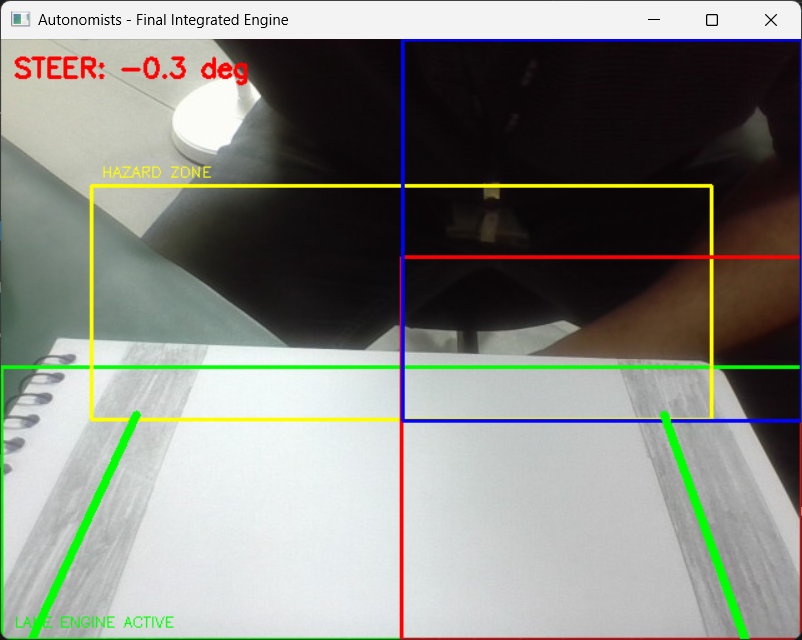
#> input picture src/perception/roi_active_lane_detection.png, 802 x 640 px, given in place of the camera
$ python roi_lane_detection.py
#> lines starting #> are read from the running program, lines starting #| are printed output that depends on the picture; after the words box and inside, x2 and y2 are one past the last pixel; in counts of white or black regions, pixels touching at a corner belong together
import cv2
import numpy as np
import math
from collections import deque

# --- Global Buffers & State ---
lane_buffer = deque(maxlen=5)
angle_buffer = deque(maxlen=25)
current_canny_low = 50
current_canny_high = 150

# --- Calibrated ROI Constants ---
LANE_ROI = [262, 480, 0, 640]
HAZARD_ROI = [117, 304, 72, 568]
SEMAPHORE_ROI = [174, 480, 320, 640]
SIGNAL_ROI = [0, 305, 321, 640]

def closed_loop_edge_detection(roi_frame):
    global current_canny_low, current_canny_high

    gray = cv2.cvtColor(roi_frame, cv2.COLOR_BGR2GRAY)
    blur = cv2.GaussianBlur(gray, (7, 7), 0)

    # Adaptive Thresholding for varying light
    thresh = cv2.adaptiveThreshold(blur, 255, cv2.ADAPTIVE_THRESH_GAUSSIAN_C,
                                   cv2.THRESH_BINARY_INV, 11, 2)

    # Dynamic Canny Adjustment
    edges = cv2.Canny(thresh, current_canny_low, current_canny_high)
    edge_density = np.sum(edges == 255) / edges.size

    # Autocorrection Logic
    if edge_density > 0.03:
        current_canny_low += 2
        current_canny_high += 2
    elif edge_density < 0.01:
        current_canny_low -= 2
        current_canny_high -= 2

    current_canny_low = np.clip(current_canny_low, 10, 100)
    current_canny_high = np.clip(current_canny_high, 100, 250)
    return edges

def average_slope_intercept(lines, y_offset):
    if lines is None:
        return list(lane_buffer)[-1] if lane_buffer else []

    left_fit, right_fit = [], []
    for line in lines:
        for x1, y1, x2, y2 in line:
            if x1 == x2: continue
            fit = np.polyfit((x1, x2), (y1 + y_offset, y2 + y_offset), 1)
            slope, intercept = fit[0], fit[1]
            if slope < -0.3: left_fit.append((slope, intercept))
            elif slope > 0.3: right_fit.append((slope, intercept))

    def make_pts(slope, intercept):
        y1, y2 = 480, 320
        x1 = int((y1 - intercept) / slope)
        x2 = int((y2 - intercept) / slope)
        return [[x1, y1, x2, y2]]

    lanes = []
    if left_fit: lanes.append(make_pts(*np.average(left_fit, axis=0)))
    if right_fit: lanes.append(make_pts(*np.average(right_fit, axis=0)))
    if lanes: lane_buffer.append(lanes)
    return lanes

def draw_hud(frame, lanes, steer_angle, x_offset):
    hud = frame.copy()

    # Draw ROIs
    cv2.rectangle(hud, (0, 262), (640, 480), (0, 255, 0), 2)
    cv2.rectangle(hud, (72, 117), (568, 304), (0, 255, 255), 2)
    cv2.rectangle(hud, (320, 174), (640, 480), (0, 0, 255), 2)
    cv2.rectangle(hud, (321, 0), (640, 305), (255, 0, 0), 2)

    # Dynamic Offset Line
    origin_x, origin_y = 320, 480
    target_x = 320 + x_offset
    cv2.line(hud, (origin_x, origin_y), (int(target_x), 300), (0, 0, 255), 4)

    # Lane Overlays
    for line in lanes:
        for x1, y1, x2, y2 in line:
            cv2.line(hud, (x1, y1), (x2, y2), (0, 255, 0), 5)

    cv2.putText(hud, f"STEER: {steer_angle-90:.1f}deg", (10, 40), 1, 1.5, (0,0,255), 2)
    return hud

# --- Main Execution ---
cap = cv2.VideoCapture(0)
while True:
    ret, img = cap.read()
#> img is the input picture: shape (640, 802, 3); mean B, G, R 128.6, 135.7, 134
    if not ret: break
    img = cv2.resize(img, (640, 480))
#> img: shape (480, 640, 3)

    # ROI Slicing
    lane_slice = img[LANE_ROI[0]:LANE_ROI[1], LANE_ROI[2]:LANE_ROI[3]]
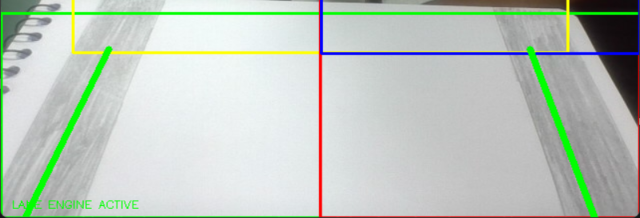
#> lane_slice: shape (218, 640, 3); mean B, G, R 189.5, 199.3, 189.1
    edges = closed_loop_edge_detection(lane_slice)
#> in closed_loop_edge_detection, `blur = cv2.GaussianBlur(gray, (7, 7), 0)`:
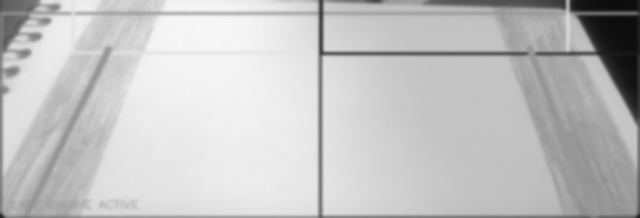
#> blur: shape (218, 640); min 12, max 247, mean 195.3
#> in closed_loop_edge_detection, `thresh = cv2.adaptiveThreshold(blur, 255, cv2.ADAPTIVE_THRESH_GAUSSIAN..`:
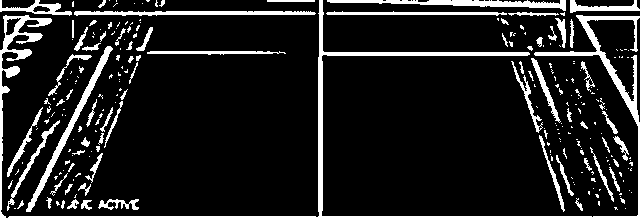
#> thresh: shape (218, 640); 12.2% white; 245 white regions (174 under 20 px), largest, box (x1, y1, x2, y2) and area: (8, 0, 640, 218) 4804, (0, 15, 52, 218) 1413, (327, 0, 566, 11) 1118
#> in closed_loop_edge_detection, `edges = cv2.Canny(thresh, current_canny_low, current_canny_high)`:
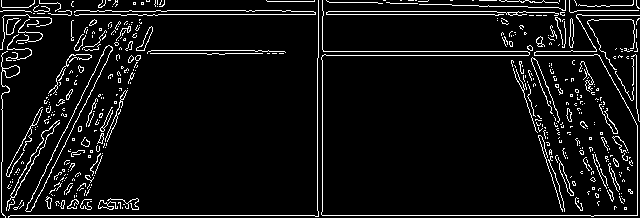
#> edges: shape (218, 640); 6.9% white in thin lines or dots
#> in closed_loop_edge_detection, `edge_density = np.sum(edges == 255) / edges.size`: edge_density = 0.0688

    # Detection
    line_segs = cv2.HoughLinesP(edges, 1, np.pi/180, 40, minLineLength=30, maxLineGap=100)
#> line_segs = 65 rows, first 6: [3, 215, 637, 215], [26, 14, 581, 14], [318, 55, 636, 55], [255, 51, 637, 51], [0, 11, 576, 11], [3, 10, 322, 10]
    lanes = average_slope_intercept(line_segs, LANE_ROI[0])
#> the loop in average_slope_intercept, `for line in lines:` made 65 passes
#> line on passes 1 to 12: [[3, 215, 637, 215]], [[26, 14, 581, 14]], [[318, 55, 636, 55]], [[255, 51, 637, 51]], [[0, 11, 576, 11]], [[3, 10, 322, 10]], [[267, 1, 638, 7]], [[317, 216, 317, 58]], [[495, 15, 639, 15]], [[322, 211, 322, 0]], [[30, 50, 323, 50]], [[2, 53, 318, 53]]
#> after the loop in average_slope_intercept, `for line in lines:`: left_fit = 20 items, first 6: (-2.03, 522.8), (-1.8, 443.8), (-1.73, 474.7), (-3.27, 738.2), (-1.96, 529.9), (-66.33, 534.3); right_fit = 17 items, first 6: (3.08, -1268), (3.06, -1246.6), (2.75, -1139.2), (1.82, -771.5), (1.72, -727.7), (2.12, -908.2)
#> in make_pts, `x1 = int((y1 - intercept) / slope)`: x1 = 8
#> in make_pts, `x2 = int((y2 - intercept) / slope)`: x2 = 30
#> lanes = [[[8, 480, 30, 320]], [[610, 480, 548, 320]]]

    # Math
    x_offset = 0
    if len(lanes) == 2:
        x_offset = (lanes[0][0][2] + lanes[1][0][2]) / 2 - 320
#> x_offset = -31
    elif len(lanes) == 1:
        x_offset = lanes[0][0][2] - lanes[0][0][0]

    raw_angle = math.degrees(math.atan(x_offset / 240)) + 90
#> raw_angle = 82.64
    angle_buffer.append(raw_angle)
    smooth_angle = sum(angle_buffer) / len(angle_buffer)

    cv2.imshow("Autonomists - Final Integrated Engine", draw_hud(img, lanes, smooth_angle, x_offset))
#> in draw_hud, `target_x = 320 + x_offset`: target_x = 289
#> in draw_hud, `cv2.line(hud, (origin_x, origin_y), (int(target_x), 300), (0, 0, 255),..`:
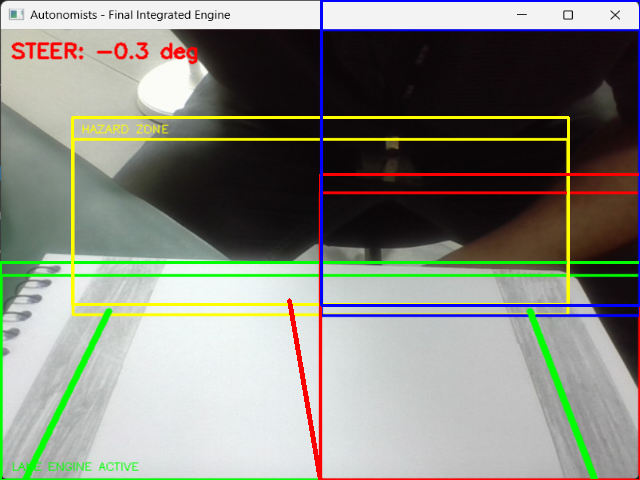
#> hud: shape (480, 640, 3); mean B, G, R 126.5, 136, 134.2
#> the loop in draw_hud, `for line in lanes:` made 2 passes
#> after the loop in draw_hud, `for line in lanes:`:
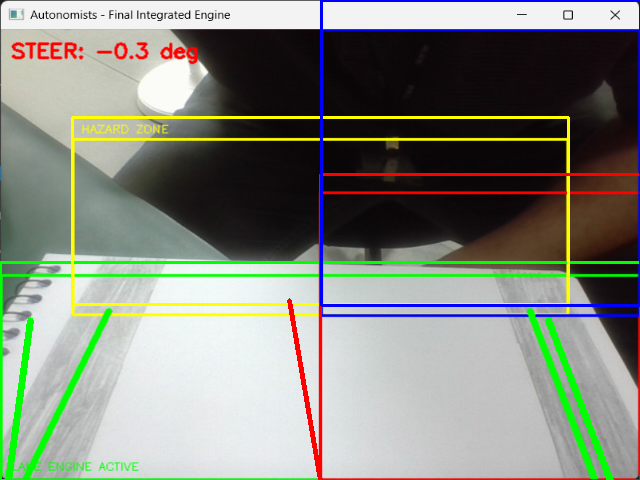
#> hud: shape (480, 640, 3); 0.75% of pixels changed, all inside (x1, y1, x2, y2) = (5, 317, 614, 480)
#> in draw_hud, `cv2.putText(hud, f"STEER: {steer_angle-90:.1f}deg", (10, 40), 1, 1.5, ..`:
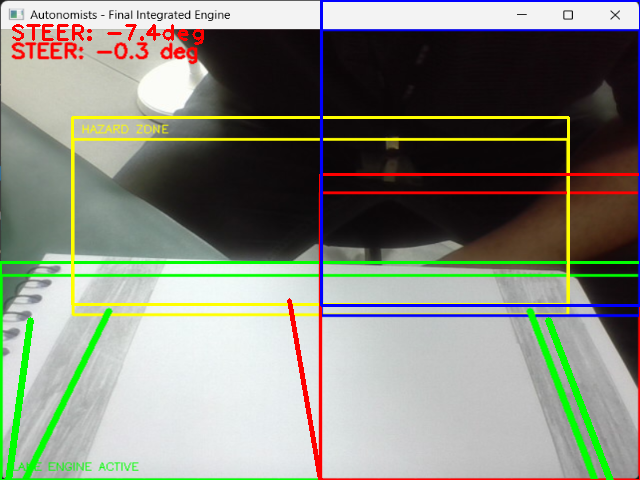
#> hud: shape (480, 640, 3); 0.36% of pixels changed, all inside (x1, y1, x2, y2) = (12, 24, 204, 45)

    if cv2.waitKey(1) & 0xFF == ord('q'): break
#> (key q is pressed here)

cap.release()
cv2.destroyAllWindows()
